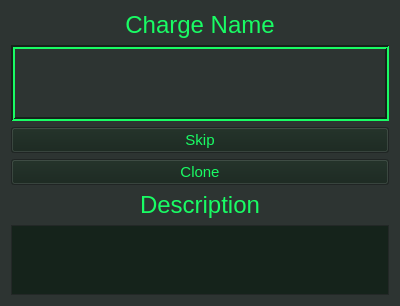
<?xml version="1.0" encoding="UTF-8"?>
<ui version="4.0">
 <class>AlarmNotification</class>
 <widget class="QWidget" name="AlarmNotification">
  <property name="geometry">
   <rect>
    <x>0</x>
    <y>0</y>
    <width>400</width>
    <height>300</height>
   </rect>
  </property>
  <property name="palette">
   <palette>
    <active>
     <colorrole role="WindowText">
      <brush brushstyle="SolidPattern">
       <color alpha="255">
        <red>25</red>
        <green>252</green>
        <blue>100</blue>
       </color>
      </brush>
     </colorrole>
     <colorrole role="Button">
      <brush brushstyle="SolidPattern">
       <color alpha="255">
        <red>21</red>
        <green>35</green>
        <blue>27</blue>
       </color>
      </brush>
     </colorrole>
     <colorrole role="Light">
      <brush brushstyle="SolidPattern">
       <color alpha="255">
        <red>25</red>
        <green>252</green>
        <blue>100</blue>
       </color>
      </brush>
     </colorrole>
     <colorrole role="Midlight">
      <brush brushstyle="SolidPattern">
       <color alpha="255">
        <red>45</red>
        <green>52</green>
        <blue>50</blue>
       </color>
      </brush>
     </colorrole>
     <colorrole role="Dark">
      <brush brushstyle="SolidPattern">
       <color alpha="255">
        <red>21</red>
        <green>35</green>
        <blue>27</blue>
       </color>
      </brush>
     </colorrole>
     <colorrole role="Mid">
      <brush brushstyle="SolidPattern">
       <color alpha="255">
        <red>21</red>
        <green>35</green>
        <blue>27</blue>
       </color>
      </brush>
     </colorrole>
     <colorrole role="Text">
      <brush brushstyle="SolidPattern">
       <color alpha="255">
        <red>25</red>
        <green>252</green>
        <blue>100</blue>
       </color>
      </brush>
     </colorrole>
     <colorrole role="BrightText">
      <brush brushstyle="SolidPattern">
       <color alpha="255">
        <red>25</red>
        <green>252</green>
        <blue>100</blue>
       </color>
      </brush>
     </colorrole>
     <colorrole role="ButtonText">
      <brush brushstyle="SolidPattern">
       <color alpha="255">
        <red>25</red>
        <green>252</green>
        <blue>100</blue>
       </color>
      </brush>
     </colorrole>
     <colorrole role="Base">
      <brush brushstyle="SolidPattern">
       <color alpha="255">
        <red>21</red>
        <green>35</green>
        <blue>27</blue>
       </color>
      </brush>
     </colorrole>
     <colorrole role="Window">
      <brush brushstyle="SolidPattern">
       <color alpha="255">
        <red>45</red>
        <green>52</green>
        <blue>50</blue>
       </color>
      </brush>
     </colorrole>
     <colorrole role="Shadow">
      <brush brushstyle="SolidPattern">
       <color alpha="255">
        <red>0</red>
        <green>0</green>
        <blue>0</blue>
       </color>
      </brush>
     </colorrole>
     <colorrole role="Highlight">
      <brush brushstyle="SolidPattern">
       <color alpha="255">
        <red>25</red>
        <green>252</green>
        <blue>100</blue>
       </color>
      </brush>
     </colorrole>
     <colorrole role="HighlightedText">
      <brush brushstyle="SolidPattern">
       <color alpha="255">
        <red>43</red>
        <green>25</green>
        <blue>22</blue>
       </color>
      </brush>
     </colorrole>
     <colorrole role="AlternateBase">
      <brush brushstyle="SolidPattern">
       <color alpha="255">
        <red>46</red>
        <green>52</green>
        <blue>54</blue>
       </color>
      </brush>
     </colorrole>
     <colorrole role="ToolTipBase">
      <brush brushstyle="SolidPattern">
       <color alpha="255">
        <red>43</red>
        <green>25</green>
        <blue>22</blue>
       </color>
      </brush>
     </colorrole>
     <colorrole role="PlaceholderText">
      <brush brushstyle="SolidPattern">
       <color alpha="128">
        <red>138</red>
        <green>226</green>
        <blue>52</blue>
       </color>
      </brush>
     </colorrole>
    </active>
    <inactive>
     <colorrole role="WindowText">
      <brush brushstyle="SolidPattern">
       <color alpha="255">
        <red>25</red>
        <green>252</green>
        <blue>100</blue>
       </color>
      </brush>
     </colorrole>
     <colorrole role="Button">
      <brush brushstyle="SolidPattern">
       <color alpha="255">
        <red>21</red>
        <green>35</green>
        <blue>27</blue>
       </color>
      </brush>
     </colorrole>
     <colorrole role="Light">
      <brush brushstyle="SolidPattern">
       <color alpha="255">
        <red>25</red>
        <green>252</green>
        <blue>100</blue>
       </color>
      </brush>
     </colorrole>
     <colorrole role="Midlight">
      <brush brushstyle="SolidPattern">
       <color alpha="255">
        <red>45</red>
        <green>52</green>
        <blue>50</blue>
       </color>
      </brush>
     </colorrole>
     <colorrole role="Dark">
      <brush brushstyle="SolidPattern">
       <color alpha="255">
        <red>21</red>
        <green>35</green>
        <blue>27</blue>
       </color>
      </brush>
     </colorrole>
     <colorrole role="Mid">
      <brush brushstyle="SolidPattern">
       <color alpha="255">
        <red>21</red>
        <green>35</green>
        <blue>27</blue>
       </color>
      </brush>
     </colorrole>
     <colorrole role="Text">
      <brush brushstyle="SolidPattern">
       <color alpha="255">
        <red>25</red>
        <green>252</green>
        <blue>100</blue>
       </color>
      </brush>
     </colorrole>
     <colorrole role="BrightText">
      <brush brushstyle="SolidPattern">
       <color alpha="255">
        <red>25</red>
        <green>252</green>
        <blue>100</blue>
       </color>
      </brush>
     </colorrole>
     <colorrole role="ButtonText">
      <brush brushstyle="SolidPattern">
       <color alpha="255">
        <red>25</red>
        <green>252</green>
        <blue>100</blue>
       </color>
      </brush>
     </colorrole>
     <colorrole role="Base">
      <brush brushstyle="SolidPattern">
       <color alpha="255">
        <red>21</red>
        <green>35</green>
        <blue>27</blue>
       </color>
      </brush>
     </colorrole>
     <colorrole role="Window">
      <brush brushstyle="SolidPattern">
       <color alpha="255">
        <red>45</red>
        <green>52</green>
        <blue>50</blue>
       </color>
      </brush>
     </colorrole>
     <colorrole role="Shadow">
      <brush brushstyle="SolidPattern">
       <color alpha="255">
        <red>0</red>
        <green>0</green>
        <blue>0</blue>
       </color>
      </brush>
     </colorrole>
     <colorrole role="Highlight">
      <brush brushstyle="SolidPattern">
       <color alpha="255">
        <red>25</red>
        <green>252</green>
        <blue>100</blue>
       </color>
      </brush>
     </colorrole>
     <colorrole role="HighlightedText">
      <brush brushstyle="SolidPattern">
       <color alpha="255">
        <red>43</red>
        <green>25</green>
        <blue>22</blue>
       </color>
      </brush>
     </colorrole>
     <colorrole role="AlternateBase">
      <brush brushstyle="SolidPattern">
       <color alpha="255">
        <red>46</red>
        <green>52</green>
        <blue>54</blue>
       </color>
      </brush>
     </colorrole>
     <colorrole role="ToolTipBase">
      <brush brushstyle="SolidPattern">
       <color alpha="255">
        <red>43</red>
        <green>25</green>
        <blue>22</blue>
       </color>
      </brush>
     </colorrole>
     <colorrole role="PlaceholderText">
      <brush brushstyle="SolidPattern">
       <color alpha="128">
        <red>138</red>
        <green>226</green>
        <blue>52</blue>
       </color>
      </brush>
     </colorrole>
    </inactive>
    <disabled>
     <colorrole role="WindowText">
      <brush brushstyle="SolidPattern">
       <color alpha="255">
        <red>21</red>
        <green>35</green>
        <blue>27</blue>
       </color>
      </brush>
     </colorrole>
     <colorrole role="Button">
      <brush brushstyle="SolidPattern">
       <color alpha="255">
        <red>21</red>
        <green>35</green>
        <blue>27</blue>
       </color>
      </brush>
     </colorrole>
     <colorrole role="Light">
      <brush brushstyle="SolidPattern">
       <color alpha="255">
        <red>25</red>
        <green>252</green>
        <blue>100</blue>
       </color>
      </brush>
     </colorrole>
     <colorrole role="Midlight">
      <brush brushstyle="SolidPattern">
       <color alpha="255">
        <red>45</red>
        <green>52</green>
        <blue>50</blue>
       </color>
      </brush>
     </colorrole>
     <colorrole role="Dark">
      <brush brushstyle="SolidPattern">
       <color alpha="255">
        <red>21</red>
        <green>35</green>
        <blue>27</blue>
       </color>
      </brush>
     </colorrole>
     <colorrole role="Mid">
      <brush brushstyle="SolidPattern">
       <color alpha="255">
        <red>21</red>
        <green>35</green>
        <blue>27</blue>
       </color>
      </brush>
     </colorrole>
     <colorrole role="Text">
      <brush brushstyle="SolidPattern">
       <color alpha="255">
        <red>21</red>
        <green>35</green>
        <blue>27</blue>
       </color>
      </brush>
     </colorrole>
     <colorrole role="BrightText">
      <brush brushstyle="SolidPattern">
       <color alpha="255">
        <red>25</red>
        <green>252</green>
        <blue>100</blue>
       </color>
      </brush>
     </colorrole>
     <colorrole role="ButtonText">
      <brush brushstyle="SolidPattern">
       <color alpha="255">
        <red>21</red>
        <green>35</green>
        <blue>27</blue>
       </color>
      </brush>
     </colorrole>
     <colorrole role="Base">
      <brush brushstyle="SolidPattern">
       <color alpha="255">
        <red>45</red>
        <green>52</green>
        <blue>50</blue>
       </color>
      </brush>
     </colorrole>
     <colorrole role="Window">
      <brush brushstyle="SolidPattern">
       <color alpha="255">
        <red>45</red>
        <green>52</green>
        <blue>50</blue>
       </color>
      </brush>
     </colorrole>
     <colorrole role="Shadow">
      <brush brushstyle="SolidPattern">
       <color alpha="255">
        <red>0</red>
        <green>0</green>
        <blue>0</blue>
       </color>
      </brush>
     </colorrole>
     <colorrole role="Highlight">
      <brush brushstyle="SolidPattern">
       <color alpha="255">
        <red>145</red>
        <green>145</green>
        <blue>145</blue>
       </color>
      </brush>
     </colorrole>
     <colorrole role="HighlightedText">
      <brush brushstyle="SolidPattern">
       <color alpha="255">
        <red>43</red>
        <green>25</green>
        <blue>22</blue>
       </color>
      </brush>
     </colorrole>
     <colorrole role="AlternateBase">
      <brush brushstyle="SolidPattern">
       <color alpha="255">
        <red>46</red>
        <green>52</green>
        <blue>54</blue>
       </color>
      </brush>
     </colorrole>
     <colorrole role="ToolTipBase">
      <brush brushstyle="SolidPattern">
       <color alpha="255">
        <red>43</red>
        <green>25</green>
        <blue>22</blue>
       </color>
      </brush>
     </colorrole>
     <colorrole role="PlaceholderText">
      <brush brushstyle="SolidPattern">
       <color alpha="128">
        <red>0</red>
        <green>0</green>
        <blue>0</blue>
       </color>
      </brush>
     </colorrole>
    </disabled>
   </palette>
  </property>
  <property name="font">
   <font>
    <pointsize>11</pointsize>
   </font>
  </property>
  <property name="windowTitle">
   <string>Form</string>
  </property>
  <layout class="QVBoxLayout" name="verticalLayout">
   <item>
    <widget class="QLabel" name="label">
     <property name="font">
      <font>
       <pointsize>18</pointsize>
      </font>
     </property>
     <property name="text">
      <string>Charge Name</string>
     </property>
     <property name="alignment">
      <set>Qt::AlignCenter</set>
     </property>
    </widget>
   </item>
   <item>
    <widget class="QScrollArea" name="scrollArea">
     <property name="frameShape">
      <enum>QFrame::Box</enum>
     </property>
     <property name="frameShadow">
      <enum>QFrame::Sunken</enum>
     </property>
     <property name="lineWidth">
      <number>2</number>
     </property>
     <property name="widgetResizable">
      <bool>true</bool>
     </property>
     <widget class="QWidget" name="scrollAreaWidgetContents">
      <property name="geometry">
       <rect>
        <x>0</x>
        <y>0</y>
        <width>374</width>
        <height>68</height>
       </rect>
      </property>
     </widget>
    </widget>
   </item>
   <item>
    <widget class="QPushButton" name="skip_button">
     <property name="text">
      <string>Skip</string>
     </property>
    </widget>
   </item>
   <item>
    <widget class="QPushButton" name="clone_button">
     <property name="text">
      <string>Clone</string>
     </property>
    </widget>
   </item>
   <item>
    <widget class="QLabel" name="label_2">
     <property name="font">
      <font>
       <pointsize>18</pointsize>
      </font>
     </property>
     <property name="text">
      <string>Description</string>
     </property>
     <property name="alignment">
      <set>Qt::AlignCenter</set>
     </property>
    </widget>
   </item>
   <item>
    <widget class="QPlainTextEdit" name="plainTextEdit_2">
     <property name="font">
      <font>
       <pointsize>18</pointsize>
      </font>
     </property>
    </widget>
   </item>
  </layout>
 </widget>
 <resources/>
 <connections/>
</ui>
